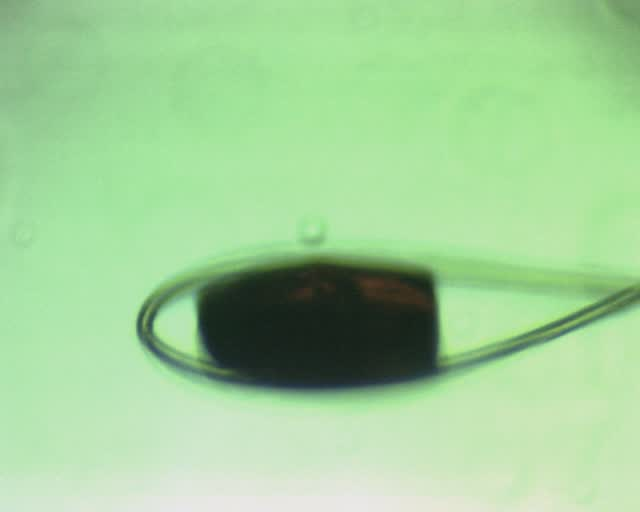
#> input picture AMX/Crystal/jeanImg/findloop_0.jpg, 640 x 512 px
$ python cystalCent.py   (Python 2 division)   (older library calls are emulated)
#> lines starting #> are read from the running program, lines starting #| are printed output that depends on the picture; after the words box and inside, x2 and y2 are one past the last pixel; in counts of white or black regions, pixels touching at a corner belong together
#> in load, img is the input picture: shape (512, 640, 3); mean B, G, R 153, 207.6, 161.2
### AMX/Crystal/jeanImg/cvlib.py
"""
BNL NSLS-2 Computer Vision Module
Author: William Watson
Date: 2016-7-14

This Module contains numerous functions designed to
help in the data manipulation of images on the Beam-lines within NSLS-2.
It Uses the numpy and cv2 libraries to construct a simple module to
make image processing and computer vision easier, faster, and more compact.
"""

# DEPENDENCIES
import cv2
import numpy as np
import sys
import time
from matplotlib import pyplot as plt
import matplotlib
import epics
import Image
from scipy.optimize import leastsq


# VERSION
__version__ = "0.5.4.1"
__opencv__ = cv2.__version__
__npversion__ = np.version.version
__sysver__ = sys.version
__matplotlibver__ = matplotlib.__version__


# GLOBAL VARS
colorMap_flag = {"autumn":0, "bone":1, "jet":2, "winter":3, "rainbow":4, "ocean":5, "summer":6, "spring":7, "cool":8, "hsv":9, "pink":10, "hot":11}
border_flag = {"constant":0, "reflect":2, "reflect101":4, "replicate":1, "default":4, "wrap":3}
EPICSTYPE = {1 : np.uint16 , 0 : np.uint8, 2:np.uint32, 3: np.uint64}
EPICSCOLOR = {0: "gray", 1: "bayer", 2: "RBG1"}

#######################################################################################

# EXPERIMENTAL SECTION - ALL NEW METHODS GO HERE FIRST FOR TESTING
#FIX FIX FIX

# METHODS KNOWN TO BE BROKEN / Need Further Looking!!!!!!!!!

# [973 lines left out: functions fetchImg, backgroundSubtract, enhance, watershed, drawHarrisSubPixel, depthImg and 43 more, not called in this run]


def bitNot(img):
        """
        Bitwise Ops - Not

        Params:
	* img - input img

        Returns:
	* Bitwise Not of imgs
        """
	return cv2.bitwise_not(img)


# [105 lines left out: functions shape, crop, cropPt, roi, cropCnt, hsv, not called in this run]


def grayscale(img):
        """
        Returns a grayscale version of img

        Params:
	* img - image

        Returns:
	* Grayscale image
        """
	if img is None:
		print "Img is None"
		sys.exit()
	if len(img.shape) > 2:
		return cv2.cvtColor(img, cv2.COLOR_BGR2GRAY)
	else:
		return img


# [124 lines left out: functions cvtColor, applyColorMap, applyJET, applyHSV, getColorMapFlags, bgr2hsv and 2 more, not called in this run]


def inRangeThresh(img, lower, upper):
        """
        Thresholds an image between two color ranges, or scalars for grayscale

        Params:
	* img - Image to threshold
	* lower - lower bound, either [X, Y, Z] for color or scalar for gray
	* upper - upper bound, either [X, Y, Z] for color or scalar for gray

        Retuns:
        * In Range Thresholded Img
        """
#> called with lower = (20, 30, 20), upper = (200, 130, 120)
	if len(img.shape) == 2 and isinstance(lower, (int, long)) and isinstance(upper, (int, long)):
		mask = cv2.inRange(img, np.array(lower), np.array(upper))
		res = cv2.bitwise_and(img, img, mask=mask)
		return res
	elif len(img.shape) == 3 and isinstance(lower, (list, tuple)) and isinstance(upper, (list, tuple)):
		lower_col = np.array(lower)
		upper_col = np.array(upper)
		mask = cv2.inRange(img, lower_col, upper_col)
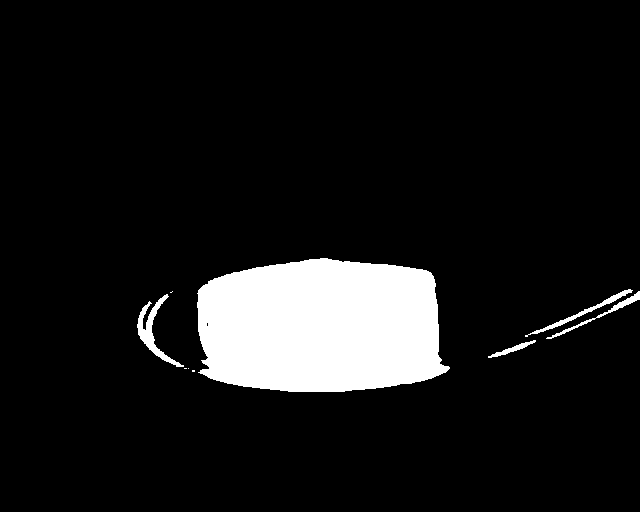
#> mask: shape (512, 640); 9.3% white; 9 white regions (4 under 20 px)
		res = cv2.bitwise_and(img, img, mask=mask)
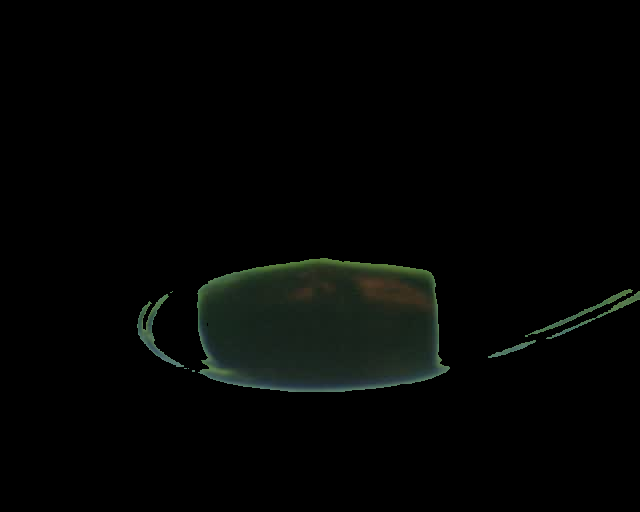
#> res: shape (512, 640, 3); mean B, G, R 3.8, 5, 3.6
#> in bitNot, `return cv2.bitwise_not(img)`:
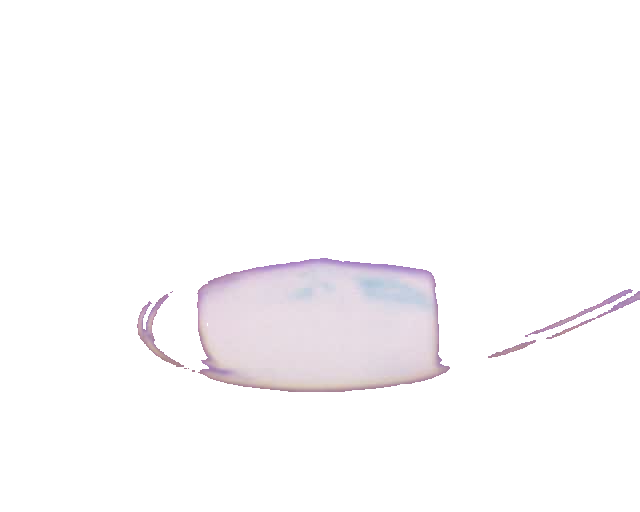
#> returned value: shape (512, 640, 3); mean of channels 0, 1, 2 251.2, 250, 251.4; drawn as B, G, R
		return res
	else:
		print "ERROR: InRangeThresh: Invalid format for lower/upper"
		sys.exit()


def display(img, name="IMAGE", wait=0):
        """
        Displays an Image onto the screen and waits for user to close

        Params:
	* img - image to display
        * name - OPTIONAL - string name of window, def is IMAGE
        * wait - OPTIONAL - time in ms for screen to wait, def:0 - INDEFINITE
        """
	cv2.namedWindow(name, cv2.WINDOW_NORMAL)
	cv2.imshow(name, img)
	cv2.waitKey(wait) & 0xFF
	cv2.destroyAllWindows()


def centroid(cnt):
        """
        Returns the centroid to a given contour

        Params:
	* cnt - contour

        Returns:
	* (cx, cy) -> Pixel Position of the Centroid
        """
	M = cv2.moments(cnt)
	cx = int(M['m10']/M['m00'])
	cy = int(M['m01']/M['m00'])
	return (cx, cy)


# [14 lines left out: function centroidFloat, not called in this run]


def plotCentroid(img, cnt, radius = 3, color=(255, 255, 0)):
        """
        Plots a centroid onto an image from a given contour

        Params:
	* cnt - contour
	* img - image to modify
	* color - OPTIONAL - specify color of centroid cross

        Returns:
        * Centroid Pixel Coord
        """
	cx, cy = centroid(cnt)
	drawCircle(img, (cx, cy), radius = radius, color = color)
	return (cx, cy)


def sort(contours):
        """
        Sorts a list of contours by number of points, in descending order

        Params:
	* contours - list of contours to sort

        Returns:
	* Sorted list of contour objects such that the largest contour is first
        """
	return sorted(contours, reverse=True, key=len)


# [13 lines left out: function sortList, not called in this run]


def findContours(img, thresh=127, val=255):
        """
        Returns the contours to a given image, sorted by size of contour

        Params:
	* img - Image to find contours in
	* thresh - OPTIONAL - threhsold value used
	* val - OPTIONAL - value to set items in threshold

        Returns:
	* Sorted List of Contours found in img
        """
#> called with thresh = 250, val = 255
	gray = grayscale(img)
	ret, binary = cv2.threshold(gray, thresh, val, cv2.THRESH_BINARY_INV)
#> ret = 250
	bina, contours, hierarchy = cv2.findContours(binary, cv2.RETR_TREE, cv2.CHAIN_APPROX_SIMPLE)
#> contours = 10 contours, 5 with area under 20; largest, box (x1, y1, x2, y2) and area: (197, 258, 450, 392) 28338, (137, 294, 184, 367) 658, (525, 289, 633, 337) 344, (546, 291, 640, 339) 266, (488, 340, 536, 358) 152
	errorCheckContour(contours)
	return sort(contours)


# [16 lines left out: function findCntHierarchy, not called in this run]


def errorCheckContour(contours):
        """
        Error checks the contours in images and stops program if something is wrong

        Params:
	* contours - list of contours to error check
        """
	if contours is None:
		print "ERROR: FindContours: Missing objects: No contours found, please check image...\n"
		sys.exit() # maybe return false?


# [106 lines left out: functions contourApprox, aspectRatio, extent, boundingRect, boundingRectPoints, minEncloseCircle and 1 more, not called in this run]


def area(cnt):
        """
        Returns area of cnt

        Params:
	* cnt - contour

        Returns:
	* Area of cnt
        """
	return cv2.contourArea(cnt)


# [92 lines left out: functions moments, huMoments, perimeter, equivalentDiameter, fitEllipse, orientation and 1 more, not called in this run]


def drawContour(img, cnt, color=(0, 255, 0), thickness=2):
        """
        Draws a contour onto an image

        Params:
	* img - image to draw on
	* cnt - contour to draw
	* color - OPTIONAL - color of cnt, default is (0, 255, 0)
	* thickness - OPTIONAL - thickness of cnt line, default is 2
        """
	cv2.drawContours(img, [cnt], 0, color, thickness)


# [86 lines left out: functions drawContours, extremePointsTup, extremePoints, cropCnt, plotPoint, plotPoints, not called in this run]


def drawCircle(img, center, radius = 3, color = (0,0,255), fill = -1):
        """
        Draws a circle at a point with given radius onto img.

        Params:
	* img - image
	* center - (x,y) center of circle
	* radius - OPTIONAL - radius of circle, default is 3
	* color - OPTIONAL - default is (0, 0, 255) - RED
	* fill - OPTIONAL - default is -1, change for outline thickness
        """
	cv2.circle(img, center, radius, color, fill)


# [295 lines left out: functions drawLine, drawRectangle, drawEllipse, drawFitEllipse, imgProp, size and 12 more, not called in this run]


def load(filename, flag=None):
        """
        Loads an image from a file name and returns it in color mode (default).
        Safety check if img fails to load.

        Params:
	* filename - filename of image
	* flag - OPTIONAL - open mode: 1 = COLOR, 0 = GRAYSCALE, -1 = UNCHANGED

        Returns:
        * Loaded Img if sucessful
        """
	if flag is None:
		img = cv2.imread(filename)
	elif flag is 1 or flag is 0 or flag is -1:
		img = cv2.imread(filename, flag)
	else:
		print "ERROR: Load: Incorrect flag parameter: " + str(flag) + "\n"
		sys.exit()
	if img is None:
		print "ERROR: Load: Image not found/supported at: " + str(filename) + "\n"
		sys.exit()
	else:
		return img


# [117 lines left out: functions caget, caput, cainfo, getColorFlag, backProjection, templateMatchSingle and 1 more, not called in this run]


def save(img, filename=None):
        """
        Saves an image to a file

        Params:
	* img - image to save
	* filename - OPTIONAL - file to save to, def is TYEARMONTHDAY.jpg
        """
	if filename is None:
		date = time.strftime("%Y%m%d")
		filename = "T" + str(date) + ".jpg"
		cv2.imwrite(filename, img)
	else:
		cv2.imwrite(filename, img)


# [1136 lines left out: functions getSupportedFileFormats, saveImgs, templateMatchMulti, drawMatchMulti, resize, translate and 51 more, not called in this run]

# End of File

### AMX/Crystal/jeanImg/cystalCent.py
import cvlib

angle = 0
angles = []
center = []
NumImgs = 24
angleAdj = 15

for i in range(NumImgs): #24
    img = cvlib.load("findloop_%d.jpg" % angle)
    angles.append(angle)
    rng = cvlib.inRangeThresh(img, (20,30,20), (200,130,120))
    rng = cvlib.bitNot(rng)
    cnt = cvlib.findContours(rng, thresh=250)
#> cnt has the same summary as contours in findContours
    if cvlib.area(cnt[0]) > cvlib.area(cnt[1]):
        crystal = cnt[0]
#> crystal = contour of 235 points, box (x1, y1, x2, y2) (197, 258, 450, 392), area 28338
    else:
        crystal = cnt[1]
    centroid = cvlib.centroid(crystal)
#> in centroid, `M = cv2.moments(cnt)`: M = moments, m00 28338.5, centre m10/m00, m01/m00 = (320.5, 326.3)
#> in centroid, `cx = int(M['m10']/M['m00'])`: cx = 320
#> in centroid, `cy = int(M['m01']/M['m00'])`: cy = 326
#> centroid = (320, 326)
    center.append(centroid[1])
    # NOT NEEDED
    cvlib.drawContour(img, crystal, thickness=10)
#> in drawContour, `cv2.drawContours(img, [cnt], 0, color, thickness)`:
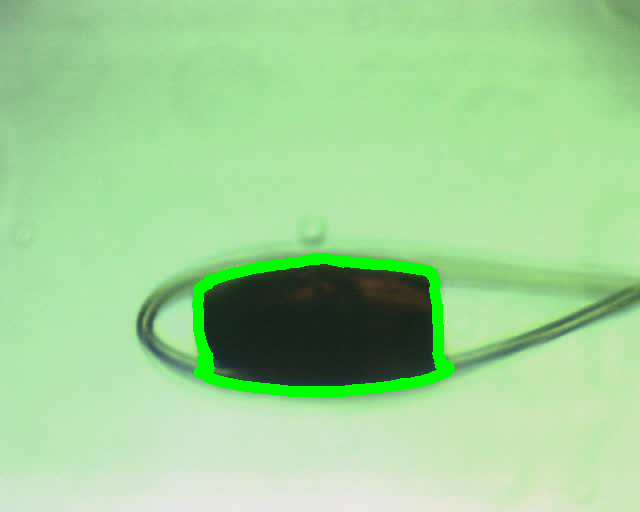
#> img: shape (512, 640, 3); mean B, G, R 150.9, 210.6, 159.1
    cvlib.plotCentroid(img, crystal, radius=7)
#> in plotCentroid, `cx, cy = centroid(cnt)`: cx = 320; cy = 326
#> in drawCircle, `cv2.circle(img, center, radius, color, fill)`:
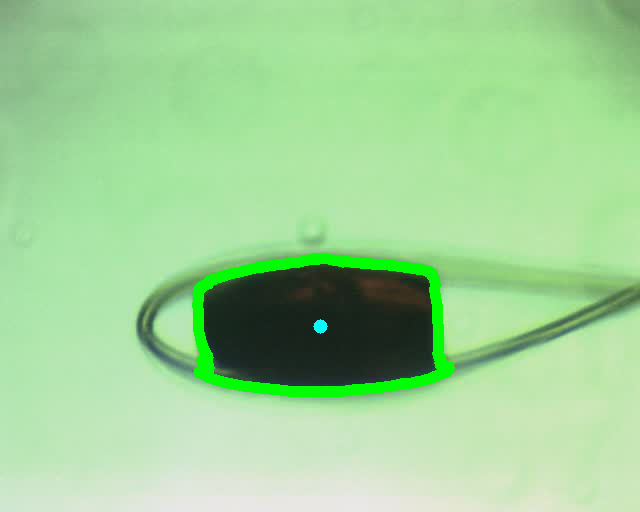
#> img: shape (512, 640, 3); 0.05% of pixels changed, all inside (x1, y1, x2, y2) = (313, 319, 328, 334)
    cvlib.display(img)
    cvlib.save(img, "found%d.jpg" % angle)
#> (the program exits here)
